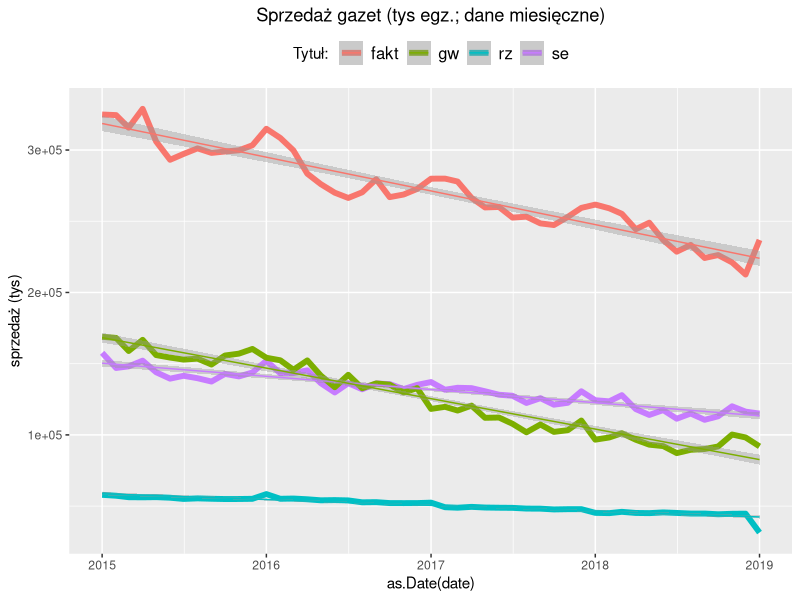
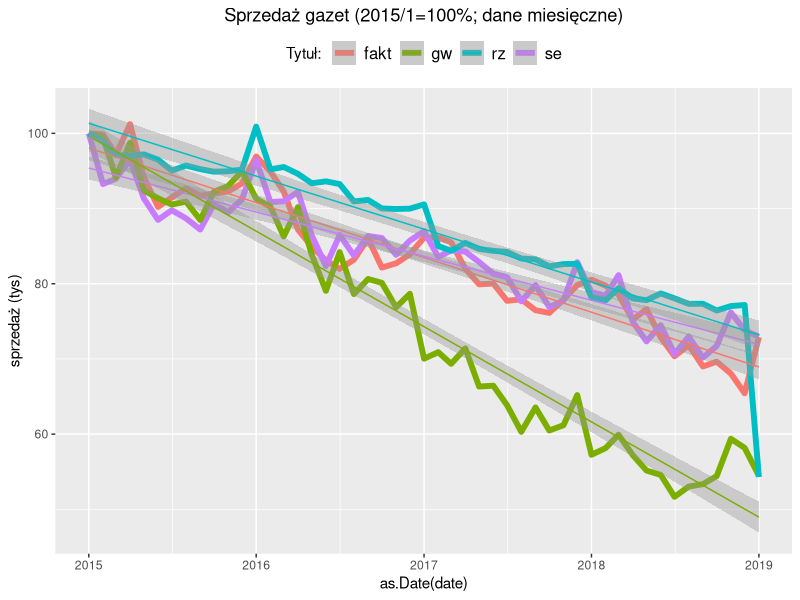

The R source for these figures, in order:
library(ggplot2)
## line plot with trend (for x as.Date)
## center title

##d <- read.csv("sprzedaz_dzienniki_1szyKw_t.csv", sep = ';',  header=T, na.string="NA");
d <- read.csv("newspaper_sales_2015-17.csv", sep = ';',  header=T, na.string="NA");

ggplot(d, aes(x = as.Date(date) )) +
 geom_line(aes(y = fakt, colour = "fakt"), size=2) + 
 geom_line(aes(y = se, colour = "se"), size=2) +
 geom_line(aes(y = gw, colour = "gw"), size=2) +
 geom_line(aes(y = rz, colour = "rz"), size=2) +
 ylab(label="sprzedaż (tys)") +
 labs(colour = "Tytuł: ") +
 theme(legend.position="top") +
 geom_smooth(aes(x = as.Date(date), y=fakt, colour="fakt"), method="lm", size=.5) +
 geom_smooth(aes(x = as.Date(date), y=se, colour="se"), method="lm", size=.5) +
 geom_smooth(aes(x = as.Date(date), y=gw, colour="gw"), method="lm", size=.5) +
 geom_smooth(aes(x = as.Date(date), y=rz, colour="rz"), method="lm", size=.5) +
 ggtitle("Sprzedaż gazet (tys egz.; dane miesięczne)") +
 theme(plot.title = element_text(hjust = 0.5)) +
 theme(legend.text=element_text(size=12));

## index base = firstObs
date <- d$date;
normalize <- function(x) { return (x /x[1] * 100 )  }
dN <- as.data.frame(lapply(d[-1], normalize))

dN["date"] <- date;

dN

ggplot(dN, aes(x = as.Date(date) )) +
 geom_line(aes(y = fakt, colour = "fakt"), size=2) +
 geom_line(aes(y = se, colour = "se"), size=2) +
 geom_line(aes(y = gw, colour = "gw"), size=2) +
 geom_line(aes(y = rz, colour = "rz"), size=2) +
 ylab(label="sprzedaż (tys)") +
 labs(colour = "Tytuł: ") +
 theme(legend.position="top") +
 geom_smooth(aes(x = as.Date(date), y=fakt, colour="fakt"), method="lm", size=.5) +
 geom_smooth(aes(x = as.Date(date), y=se, colour="se"), method="lm", size=.5) +
 geom_smooth(aes(x = as.Date(date), y=gw, colour="gw"), method="lm", size=.5) +
 geom_smooth(aes(x = as.Date(date), y=rz, colour="rz"), method="lm", size=.5) +
 ggtitle("Sprzedaż gazet (2015/1=100%; dane miesięczne)") +
 theme(plot.title = element_text(hjust = 0.5)) +
 theme(legend.text=element_text(size=12));


